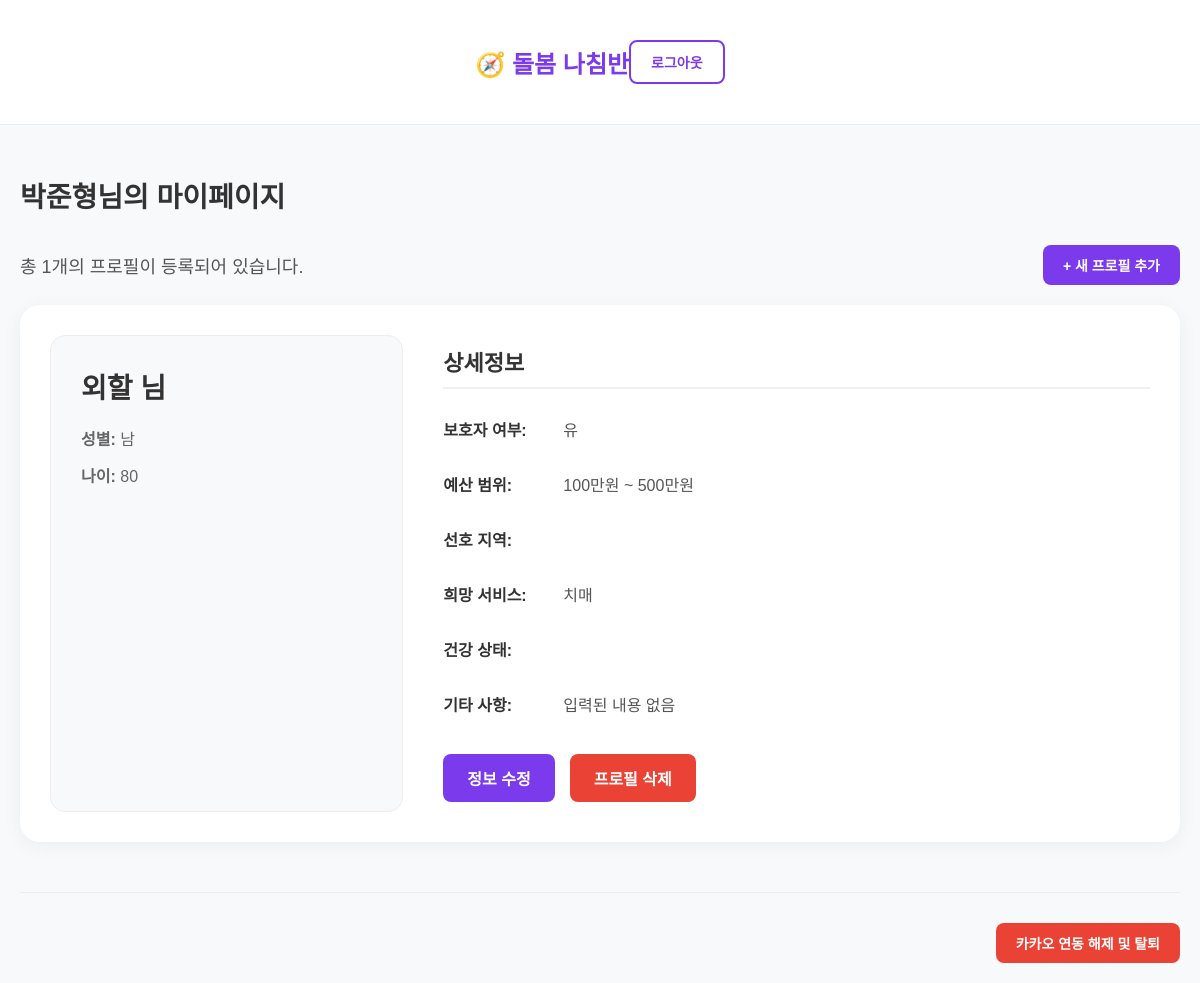
/mypage/ (signed in), run on an earlier commit of the app's database.
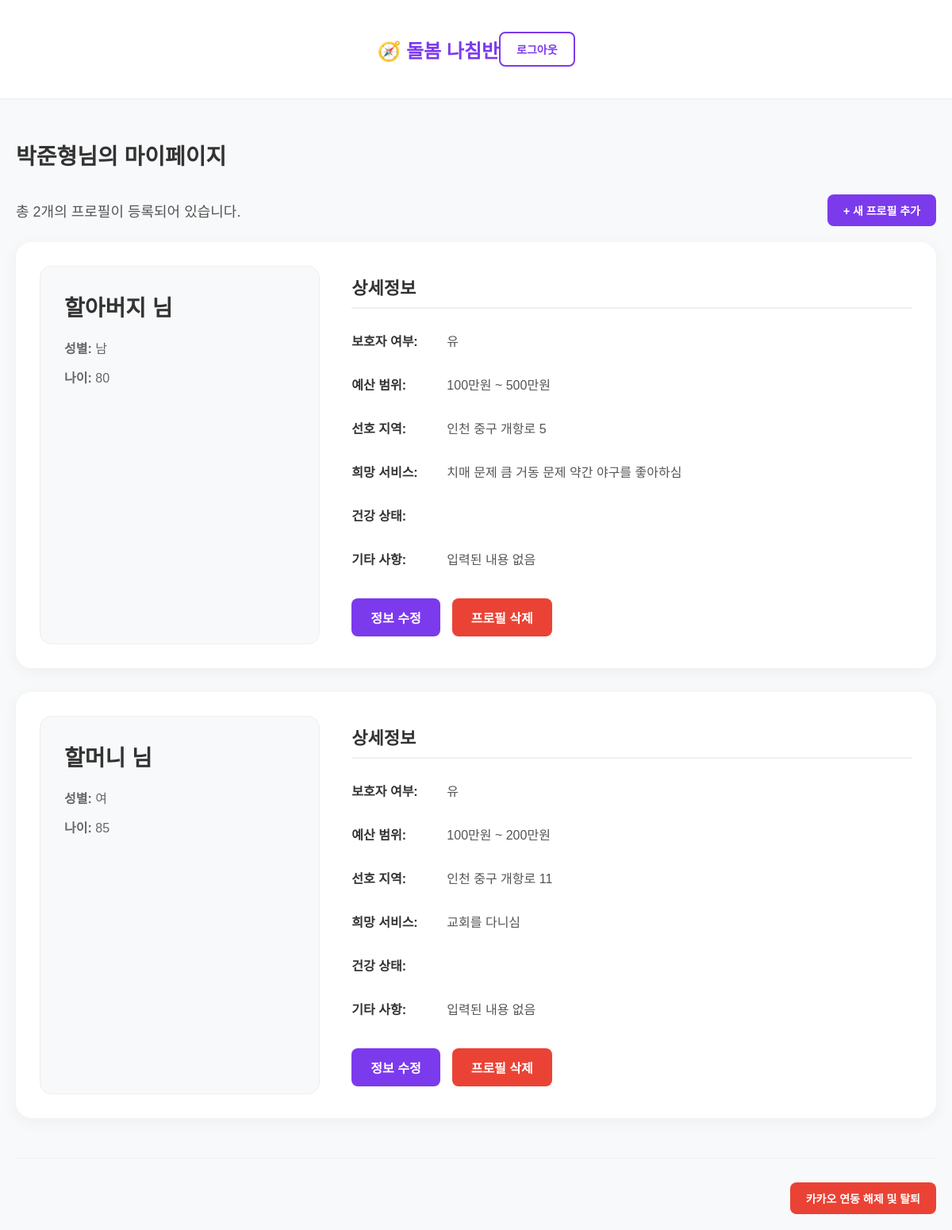
And on a later commit of the database.
### myapp/models.py (models this page shows, shortened)
class ProtectedProfile(models.Model):
    user = models.ForeignKey(User, on_delete=models.CASCADE, related_name='protected_profile')
    number = models.PositiveIntegerField(blank=True, null=True)
    name = models.CharField(max_length=100, blank=False, null=False, validators=[validate_korean_only])
    age = models.PositiveIntegerField(blank=False, null=False)
    sex = models.CharField(choices=[('남', '남'), ('여', '여')], default='남')
    guardian = models.CharField(choices=[('유', '유'), ('무', '무')], default='무')
    address = models.TextField(blank=True, null=True)
    address_detail = models.TextField(blank=True, null=True)
    budget_min = models.PositiveBigIntegerField(blank=True, null=True)
    budget_max = models.PositiveBigIntegerField(blank=True, null=True)
    preferred_services = models.TextField(blank=True, null=True)
    health_conditions = models.TextField(blank=True, null=True)
    additional_info = models.TextField(blank=True, null=True)

### myapp/views.py (the view)
# urls.py: path("mypage/", views.mypage, name='mypage'),
@login_required
def mypage(request):
    self_profile = SelfProfile.objects.get(user=request.user)
    protected_profiles = ProtectedProfile.objects.filter(user=request.user)
    return render(request, 'mypage.html', {
        'self_profile': self_profile,
        'protected_profiles': protected_profiles
    })

### myapp/templates/mypage.html (shortened to what the changed rows need)
<!DOCTYPE html>
<html lang="ko">
<head>
</head>
<body>
    <div class="container">
        <h1 class="page-title">{{ self_profile.name }}님의 마이페이지</h1>
        <div class="profile-list-header">
            <div class="profile-count">
                총 {{ protected_profiles|length }}개의 프로필이 등록되어 있습니다.
            </div>
            <a href="{% url 'add_profile' %}" class="btn btn-add-profile">+ 새 프로필 추가</a>
        </div>
        {% for profile in protected_profiles %}
            <div class="profile-container">
                <div class="profile-section">
                    <div class="basic-info">
                        <div class="name">{{ profile.name }} 님</div>
                        <div class="basic-details">
                            <div><strong>성별:</strong> {{ profile.get_sex_display }}</div>
                            <div><strong>나이:</strong> {{ profile.age }}</div>
                        </div>
                    </div>
                    <div class="detailed-info">
                        <h2 class="section-title">상세정보</h2>
                        <div class="info-grid">
                            <div class="info-item">
                                <span class="info-label">보호자 여부:</span>
                                <span class="info-value">{{ profile.guardian }}</span>
                            </div>
                            <div class="info-item">
                                <span class="info-label">예산 범위:</span>
                                <span class="info-value">{{ profile.budget_min }}만원 ~ {{ profile.budget_max }}만원</span>
                            </div>
                            <div class="info-item">
                                <span class="info-label">선호 지역:</span>
                                <span class="info-value">{{ profile.address }} {{ profile.address_detail }}</span>
                            </div>
                            <div class="info-item">
                                <span class="info-label">희망 서비스:</span>
                                <span class="info-value">{{ profile.preferred_services }}</span>
                            </div>
                            <div class="info-item">
                                <span class="info-label">건강 상태:</span>
                                <span class="info-value">{{ profile.health_conditions }}</span>
                            </div>
                            <div class="info-item">
                                <span class="info-label">기타 사항:</span>
                                <span class="info-value">{{ profile.additional_info|default:"입력된 내용 없음" }}</span>
                            </div>
                        </div>
                        <div class="action-buttons">
                            <a href="{% url 'edit_profile' profile.id %}" class="action-btn btn-edit">정보 수정</a>
                            <form action="{% url 'delete_profile' profile.id %}" method="post" onsubmit="return confirm('정말로 이 프로필을 삭제하시겠습니까?');">
                                <button type="submit" class="action-btn btn-delete">프로필 삭제</button>
                            </form>
                        </div>
                    </div>
                </div>
            </div>
        {% empty %}
            <div class="no-profile">
                <p>아직 등록된 피보호자 프로필이 없습니다.</p>
                <p>위의 '+ 새 프로필 추가' 버튼을 눌러 첫 프로필을 등록해보세요.</p>
            </div>
        {% endfor %}
    </div>
</body>
</html>

What changed in the data, as far as the page shows it:
changed ProtectedProfile: name "외할" → "할아버지"; address (not shown) → "인천 중구 개항로 5"; preferred_services "치매" → "치매 문제 큼 거동 문제 약간 야구를 좋아하심"
added ProtectedProfile: name "할머니", sex "여", age "85", guardian "유", budget_min "100", budget_max "200", address "인천 중구 개항로 11", preferred_services "교회를 다니심", additional_info "입력된 내용 없음"
Also different on the page:
{{ protected_profiles|length }}: "1" → "2"
